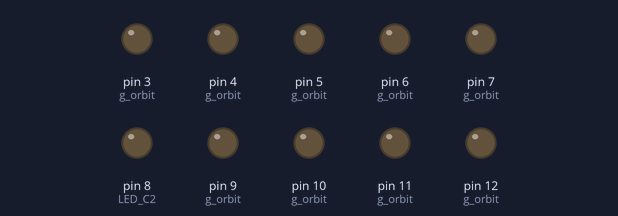
This sketch was run on a simulated Arduino Uno, built with avr-gcc and run on an emulated ATmega328P. Parts: output pins drawn as LEDs (lit = HIGH).

Above: at 6.1 s.
At 7.26 s:
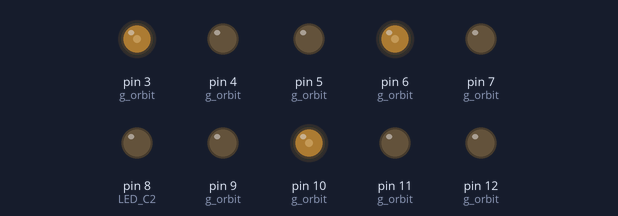
At 8.77 s:
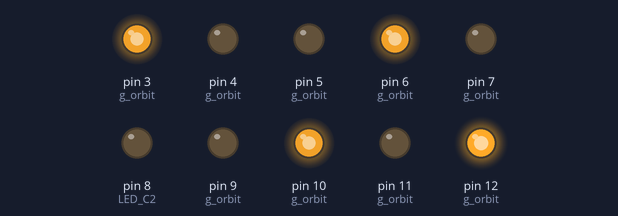
At 13.3 s:
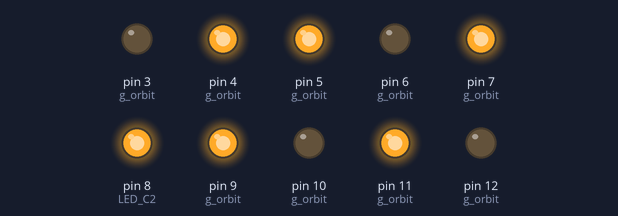
At 23.5 s:
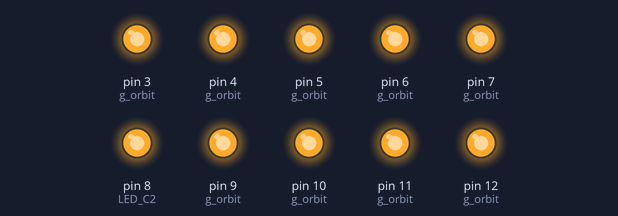
At 39.74 s:
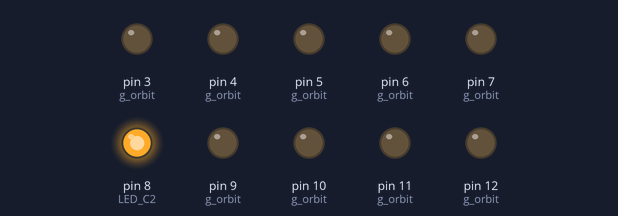
Timing chart, 0 to 40.0 s (numbered marks = the images above):
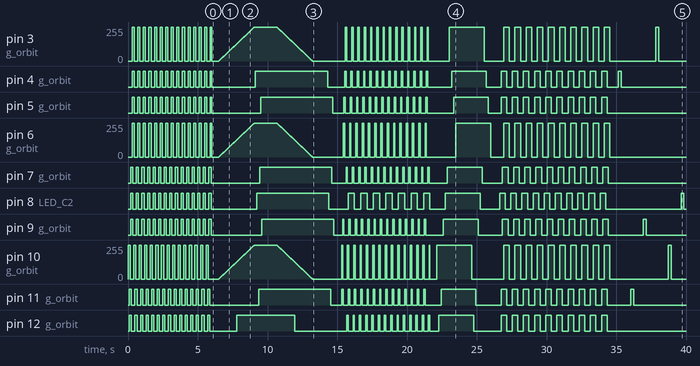

The sketch:

tree-o-light.ino
```cpp
#define LED_A1  10
#define LED_B1  12
#define LED_B2  11
#define LED_C1  7
#define LED_C2  8
#define LED_C3  9
#define LED_D1  3
#define LED_D2  4
#define LED_D3  5
#define LED_D4  6

#define MIN_LED   3
#define MAX_LED   12

int g_all[] = {
  LED_A1,
  LED_B1,
  LED_B2,
  LED_C1,
  LED_C2,
  LED_C3,
  LED_D1,
  LED_D2,
  LED_D3,
  LED_D4
};
#define ALL_LEN 10

int g_row_a[] = {
  LED_A1
};
#define ROW_A_LEN 1

int g_row_b[] = {
  LED_B1,
  LED_B2
};
#define ROW_B_LEN 2

int g_row_c[] = {
  LED_C1,
  LED_C2,
  LED_C3
};
#define ROW_C_LEN 3

int g_row_d[] = {
  LED_D1,
  LED_D2,
  LED_D3,
  LED_D4
};
#define ROW_D_LEN 4

void led_group(int *p, int len, int val, int delay_len) {
  for (int i = 0; i < len; i++) {
    digitalWrite(p[i], val);
    if (delay_len > 0) {
      delay(delay_len);
    }
  }
}

int normalize(int val, int max) {
  if (val >= max) {
    val = val - max;
  }
  return val;
}

#define CLEAR led_group(g_all, ALL_LEN, LOW, 0);

int g_orbit[] = {
  LED_A1,
  LED_B2,
  LED_C3,
  LED_D4,
  LED_D3,
  LED_D2,
  LED_D1,
  LED_C1,
  LED_B1,
};
#define ORBIT_LEN 9

void orbit() {
  int index = 0;
  for (int loops = 0; loops < 14; ) {
    CLEAR;
    if (loops % 2 == 1) {
      digitalWrite(LED_C2, HIGH);
    } else {
      digitalWrite(LED_C2, LOW);
    }
    int pos = index;
    digitalWrite(g_orbit[pos], HIGH);
    pos = normalize(pos + 1, ORBIT_LEN);
    digitalWrite(g_orbit[pos], HIGH);
    delay(50);
    index = normalize(index + 1, ORBIT_LEN);
    if (index == 0) {
      loops++;
    }
  }
}

int g_snake[] = {
  LED_A1,
  LED_B1,
  LED_B2,
  LED_C3,
  LED_C2,
  LED_C1,
  LED_D1,
  LED_D2,
  LED_D3,
  LED_D4
};
#define SNAKE_LEN 10

void snake() {
  led_group(g_snake, SNAKE_LEN, HIGH, 150);
  delay(1000);
  led_group(g_snake, SNAKE_LEN, LOW, 150);
}

void snowfall() {
  int frame = 50;
  for (int loops = 0; loops < 15; loops++) {
    led_group(g_row_a, ROW_A_LEN, HIGH, 0);
    delay(frame);
    led_group(g_row_d, ROW_D_LEN, LOW, 0);
    delay(frame);
    led_group(g_row_b, ROW_B_LEN, HIGH, 0);
    delay(frame);
    led_group(g_row_a, ROW_A_LEN, LOW, 0);
    delay(frame);
    led_group(g_row_c, ROW_C_LEN, HIGH, 0);
    delay(frame);
    led_group(g_row_b, ROW_B_LEN, LOW, 0);
    delay(frame);
    led_group(g_row_d, ROW_D_LEN, HIGH, 0);
    delay(frame);
    led_group(g_row_c, ROW_C_LEN, LOW, 0);
    delay(frame);
  }
}

int g_pwm[] = {
  LED_D1,
  LED_D4
};
#define PWM_LEN 4

int g_not_pwm[] = {
  LED_B1,
  LED_D2,
  LED_C2,
  LED_A1,
  LED_B2,
  LED_C1,
  LED_D3,
  LED_C3
};
#define NOT_PWM_LEN 8

void fade() {
  for (int bright = 0; bright < 255; bright++) {
    for (int i = 0; i < PWM_LEN; i++) {
      analogWrite(g_pwm[i], bright);
    }
    delay(10);
  }
  led_group(g_not_pwm, NOT_PWM_LEN, HIGH, 75);
  delay(1000);
  for (int bright = 255; bright >= 0; bright--) {
    for (int i = 0; i < PWM_LEN; i++) {
      analogWrite(g_pwm[i], bright);
    }
    delay(10);
  }
  delay(1000);
  led_group(g_not_pwm, NOT_PWM_LEN, LOW, 75);
}

int g_hide_n_seek[] = {
  LED_D2,
  LED_B2,
  LED_C3,
  LED_D1,
  LED_A1,
  LED_C2,
  LED_D3,
  LED_B1,
  LED_D4,
  LED_C1,
};
#define HIDE_N_SEEK_LEN 9

void hide_n_seek() {
  for (int i = 0; i < HIDE_N_SEEK_LEN; i++) {
    digitalWrite(g_hide_n_seek[i], HIGH);
    delay(200);
    digitalWrite(g_hide_n_seek[i], LOW);
    delay(700);
  }
}

int g_radiate_1[] = {
  LED_C2
};
#define RADIATE_1_LEN 1

int g_radiate_2[] = {
  LED_B1,
  LED_B2,
  LED_D2,
  LED_D3
};
#define RADIATE_2_LEN 4

int g_radiate_3[] = {
  LED_C1,
  LED_C3
};
#define RADIATE_3_LEN 2

int g_radiate_4[] = {
  LED_A1,
  LED_D1,
  LED_D4
};
#define RADIATE_4_LEN 3

void radiate() {
  int frame = 100;
  for (int loops = 0; loops < 10; loops++) {
    for (int v = 1; v >= 0; v--) {
      led_group(g_radiate_1, RADIATE_1_LEN, v, 0);
      delay(frame);
      led_group(g_radiate_2, RADIATE_2_LEN, v, 0);
      delay(frame);
      led_group(g_radiate_3, RADIATE_3_LEN, v, 0);
      delay(frame);
      led_group(g_radiate_4, RADIATE_4_LEN, v, 0);
      delay(frame);
    }
  }
}

void blink() {
  int frame = 1000;
  for (int loops = 0; loops < 4; loops++) {
    led_group(g_all, ALL_LEN, HIGH, 0);
    delay(frame);
    led_group(g_all, ALL_LEN, LOW, 0);
    if (loops != 3) {
      delay(frame);
    }
  }
}

int g_bolt_1[] = {
  LED_A1,
  LED_B1,
  LED_C2,
  LED_D2,
  LED_D3
};
#define BOLT_1_LEN 5

int g_bolt_2[] = {
  LED_A1,
  LED_B1,
  LED_C1,
  LED_C2,
  LED_D2
};
#define BOLT_2_LEN 5

int g_bolt_3[] = {
  LED_A1,
  LED_B2,
  LED_C3,
  LED_C2,
  LED_D3
};
#define BOLT_3_LEN 5

void lightning(int *g_bolt, int len) {
  led_group(g_bolt, len, HIGH, 0);
  delay(100);
  led_group(g_bolt, len, LOW, 0);
  delay(50);
  led_group(g_bolt, len, HIGH, 0);
  delay(150);
  led_group(g_bolt, len, LOW, 0);
  delay(50);
  led_group(g_bolt, len, HIGH, 0);
  delay(75);
  CLEAR;
}

void storm() {
  lightning(g_bolt_1, BOLT_1_LEN);
  delay(1000);
  lightning(g_bolt_2, BOLT_2_LEN);
  delay(750);
  lightning(g_bolt_3, BOLT_3_LEN);
}

void order_test() {
  led_group(g_all, ALL_LEN, HIGH, 500);
  led_group(g_all, ALL_LEN, LOW, 0);
}

typedef void (*anim)(void);

anim schedule[] = {
  &snowfall,
  &fade,
  &orbit,
  &snake,
  &radiate,
  &hide_n_seek,
  &blink,
  &storm
};
#define SCHEDULE_LEN 8

void setup() {
  Serial.begin(9600);
  for (int i = MIN_LED; i <= MAX_LED; i++) {
   pinMode(i, OUTPUT);
  }
}

void loop() {
  for (int i = 0; i < SCHEDULE_LEN; i++) {
    schedule[i]();
    CLEAR;
    delay(500);
  }
}
```

Measured:
- by itself, pin 4 (g_orbit): LOW → HIGH at 0.30 s, → LOW 0.15 s later, → HIGH 0.25 s later, → LOW 0.15 s later, … (84 changes in this stretch)
- by itself, pin 5 (g_orbit): LOW → HIGH at 0.30 s, → LOW 0.15 s later, → HIGH 0.25 s later, → LOW 0.15 s later, … (82 changes in this stretch)
- by itself, pin 7 (g_orbit): LOW → HIGH at 0.20 s, → LOW 0.15 s later, → HIGH 0.25 s later, → LOW 0.15 s later, … (82 changes in this stretch)
- by itself, pin 8 (LED_C2): LOW → HIGH at 0.20 s, → LOW 0.15 s later, → HIGH 0.25 s later, → LOW 0.15 s later, … (70 changes in this stretch)
- by itself, pin 9 (g_orbit): LOW → HIGH at 0.20 s, → LOW 0.15 s later, → HIGH 0.25 s later, → LOW 0.15 s later, … (84 changes in this stretch)
- by itself, pin 11 (g_orbit): LOW → HIGH at 0.10 s, → LOW 0.15 s later, → HIGH 0.25 s later, → LOW 0.15 s later, … (84 changes in this stretch)
- by itself, pin 12 (g_orbit): LOW → HIGH at 0.10 s, → LOW 0.15 s later, → HIGH 0.25 s later, → LOW 0.15 s later, … (82 changes in this stretch)
- by itself, pin 3 (g_orbit): 0/255 → 255/255 at 0.30 s, → 0/255 0.15 s later, → 255/255 0.25 s later, → 0/255 0.15 s later, … (592 changes in this stretch)
